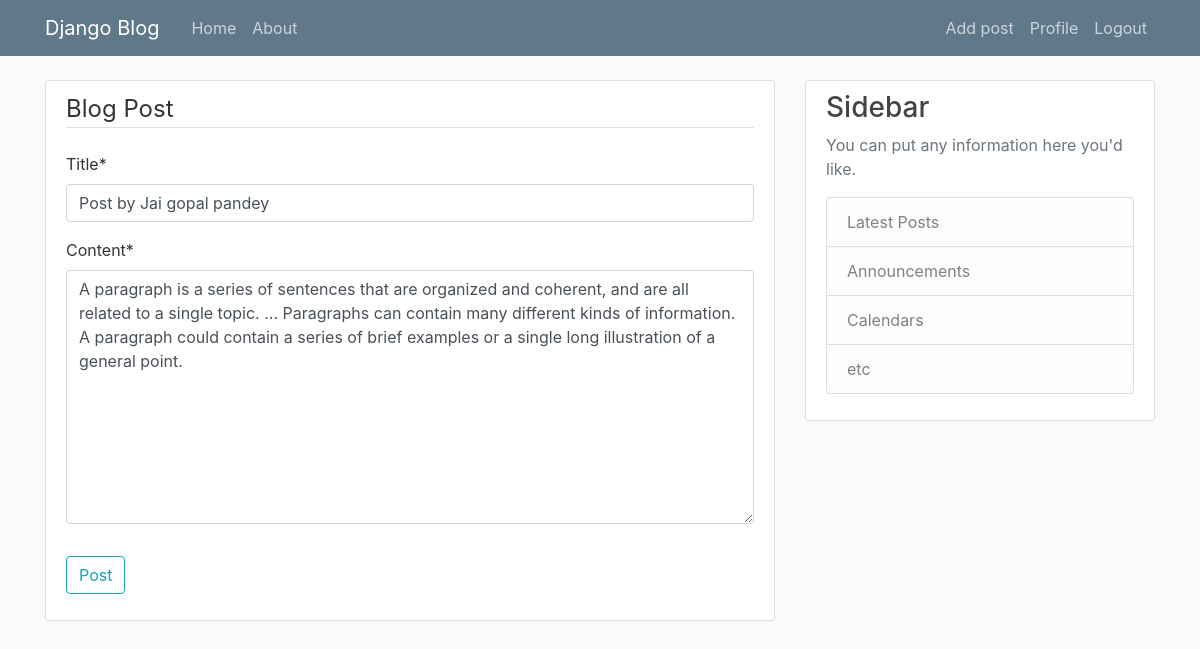
The app's page /blog/post/42/update/ (signed in) with its own data.
### blog/models.py (models this page shows, shortened)
class Post(models.Model):
    title = models.CharField(max_length=100)
    content = models.TextField()
    date_posted = models.DateTimeField(default= timezone.now)
    author = models.ForeignKey(User, on_delete=models.CASCADE)

### blog/views.py (the view, shortened to what this page needs)
# urls.py: path('post/<int:pk>/update/', PostUpdateView.as_view(), name='post-update'),
class PostUpdateView( LoginRequiredMixin, UserPassesTestMixin, UpdateView):
    model = Post
    fields = [ 'title', 'content' ]
    def test_func(self):
        post = self.get_object()
        if self.request.user == post.author:
            return True
        return False

### blog/templates/blog/post_form.html (shortened to what this page needs)
{% extends "blog/base.html" %}
{% load crispy_forms_tags %}
{% block content %}
    <div class ="content-section">
        <form method="POST">
            <fieldset class="form-group">
                <legend class = "border-bottom mb-4">Blog Post</legend>
                {{ form|crispy }}
            </fieldset>
            <div class="form-group">
                <button class = "btn btn-outline-info" type="submit">Post</button>
            </div>
        </form>
    </div>
{% endblock content %}

### blog/static/blog/main.css (style rules this page uses)
body { background: #fafafa; color: #333333; margin-top: 5rem; }
.content-section { background: #ffffff; padding: 10px 20px; border: 1px solid #dddddd; border-radius: 3px; margin-bottom: 20px; }

### records on screen
Post: title "Post by Jai gopal pandey", content "A paragraph is a series of sentences that are organized and coherent, and are all related to a single topic. ... Paragraphs can contain many different kinds of information. A paragraph could contain a series of brief examples or a single long illustration of a general point."
